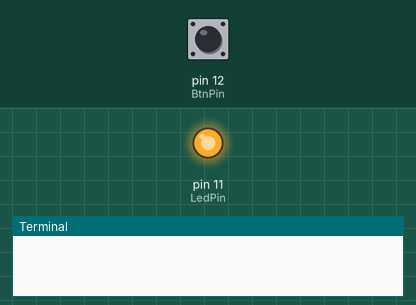
Simulated run of this program. Board: Raspberry Pi (header pin numbers). On the bench: output pins drawn as LEDs (lit = HIGH), the last lines printed to the terminal. The inputs (shaded band) are chosen by the test bench; at power-on: pin 12 (BtnPin) HIGH.

Above: at 1.2 s.
1.3 s: pin 12 (BtnPin) pulled LOW for 0.15 s
At 2.5 s:
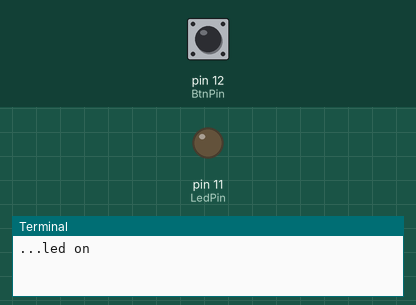
2.9 s: pin 12 (BtnPin) pulled LOW for 1 s
At 3.9 s:
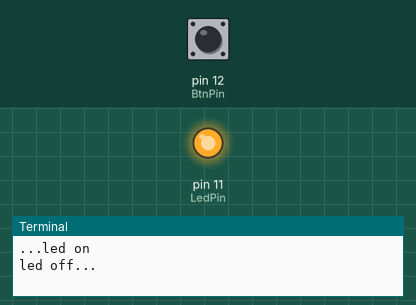
5.4 s: pin 12 (BtnPin) pulled LOW for 3.2 s
At 5.8 s:
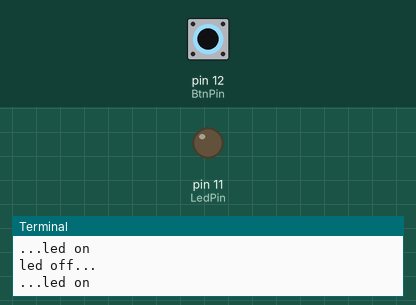
Timing chart, 0 to 8.4 s (numbered marks = the images above; inputs shaded):
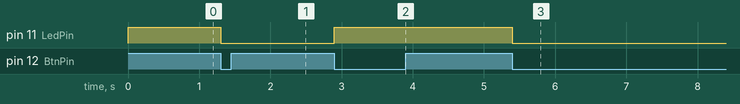

The program:

led_control_switch.py
```python
#!/usr/bin/env python
import RPi.GPIO as GPIO
import time

LedPin = 11    # pin11 --- led
BtnPin = 12    # pin12 --- button

Led_status = 1

def setup():
	GPIO.setmode(GPIO.BOARD)       # Numbers GPIOs by physical location
	GPIO.setup(LedPin, GPIO.OUT)   # Set LedPin's mode is output
	GPIO.setup(BtnPin, GPIO.IN, pull_up_down=GPIO.PUD_UP)    # Set BtnPin's mode is input, and pull up to high level(3.3V)
	GPIO.output(LedPin, GPIO.HIGH) # Set LedPin high(+3.3V) to off led

def swLed(ev=None):
	global Led_status
	Led_status = not Led_status
	GPIO.output(LedPin, Led_status)  # switch led status(on-->off; off-->on)
	if Led_status == 1:
		print ('led off...')
	else:
		print ('...led on')

def loop():
	GPIO.add_event_detect(BtnPin, GPIO.FALLING, callback=swLed, bouncetime=200) # wait for falling and set bouncetime to prevent the callback function from being called multiple times when the button is pressed
	while True:
		time.sleep(1)   # Don't do anything

def destroy():
	GPIO.output(LedPin, GPIO.HIGH)     # led off
	GPIO.cleanup()                     # Release resource

if __name__ == '__main__':     # Program start from here
	setup()
	try:
		loop()
	except KeyboardInterrupt:  # When 'Ctrl+C' is pressed, the child program destroy() will be  executed.
		destroy()
```

Measured:
- after the input at 1.3 s, pin 11 (LedPin): HIGH → LOW at once
- after the input at 2.9 s, pin 11 (LedPin): LOW → HIGH at once
- after the input at 5.4 s, pin 11 (LedPin): HIGH → LOW at once
